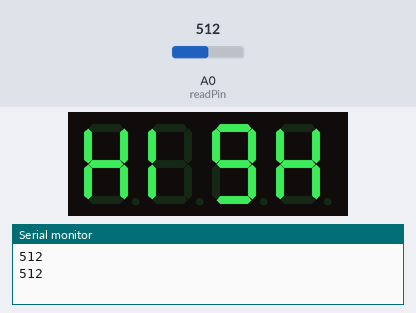
The sketch below on a simulated Arduino Uno, built with avr-gcc and run on an emulated ATmega328P. Parts: 4-digit seven-segment display, the last lines printed to the serial monitor. The test bench sets the inputs (shaded band); at power-on: A0 (readPin) = 512.

Above: at 3.3 s.
3.4 s: A0 (readPin) set to 464
6.7 s: A0 (readPin) set to 451
10.0 s: A0 (readPin) set to 306
At 11.8 s:
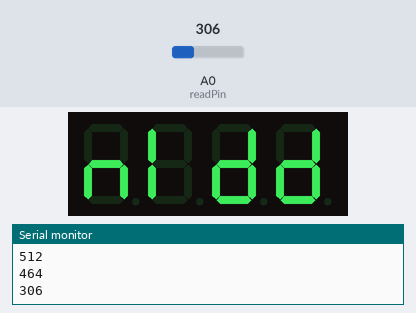
16.9 s: A0 (readPin) set to 191
At 18.6 s:
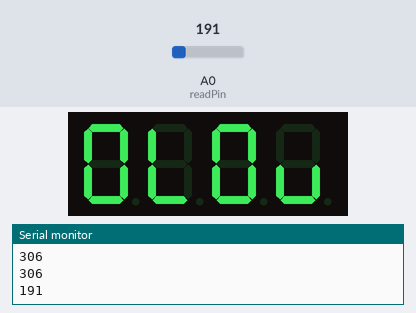
23.8 s: A0 (readPin) set to 200
27.1 s: A0 (readPin) set to 122
At 27.5 s:
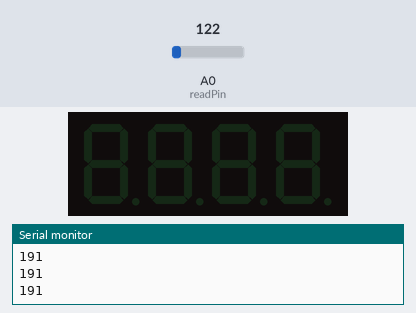
Timing chart, 0 to 30.1 s (numbered marks = the images above; inputs shaded):
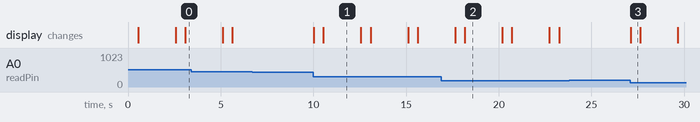

Measured:
- after the input at 6.7 s, every drawn part: stays the same
- after the input at 10.0 s, the display: first changes at once (image 1 shows a later state)
- after the input at 16.9 s, the display: first differs from a run without the input after 1.3 s (image 2)
- after the input at 23.8 s, every drawn part: stays the same
- after the input at 27.1 s, the display: changes at once (image 3)
- what the display in image 1 shows lasts 2.1 s, from 10.5 s to 12.6 s
- what the display in image 3 shows lasts 0.5 s, from 27.1 s to 27.6 s

The sketch:

water_and_7-segment.ino
```cpp
#include <TM1637Display.h>
#define CLK 2
#define DIO 3
int readPin = A0;
int readValue;
const uint8_t SEG_LOW[] = {
  SEG_A | SEG_B | SEG_C | SEG_D | SEG_E | SEG_F,   // O
  SEG_D | SEG_E | SEG_F,                           //L
  SEG_A | SEG_B | SEG_C | SEG_D | SEG_E | SEG_F,   // O
  SEG_C | SEG_D | SEG_E                            // U
  };
const uint8_t SEG_HIGH[] = {
  SEG_B | SEG_C | SEG_E | SEG_F | SEG_G,           // H
  SEG_E | SEG_F,                                   // I
  SEG_A | SEG_B | SEG_C | SEG_D | SEG_F | SEG_G,   // G
  SEG_B | SEG_C | SEG_E | SEG_F | SEG_G           // H
  };
const uint8_t SEG_NIDD[] = {
  SEG_C | SEG_E | SEG_G,                           // n
  SEG_E | SEG_F,                                   // I
  SEG_B | SEG_C | SEG_D | SEG_E | SEG_G,            // D
  SEG_B | SEG_C | SEG_D | SEG_E | SEG_G            // D
  };
TM1637Display display(CLK, DIO);

void setup() {
  // put your setup code here, to run once:
pinMode(readPin,INPUT);
display.setBrightness(1);
Serial.begin(9600);
}

void loop() {
  // put your main code here, to run repeatedly:
readValue=analogRead(readPin);
if(readValue <200)
{
  display.clear();
  delay(500);
  display.setSegments(SEG_LOW);
  Serial.println(readValue);
  delay(2000);
}
else if((readValue >201)&&(readValue <450))
{
  display.clear();
  delay(500);
  display.setSegments(SEG_NIDD);
  Serial.println(readValue);
  delay(2000);
}
else if(readValue >451)
{
  display.clear();
  delay(500);
  display.setSegments(SEG_HIGH);
  Serial.println(readValue);
  delay(2000);
}
}
```
